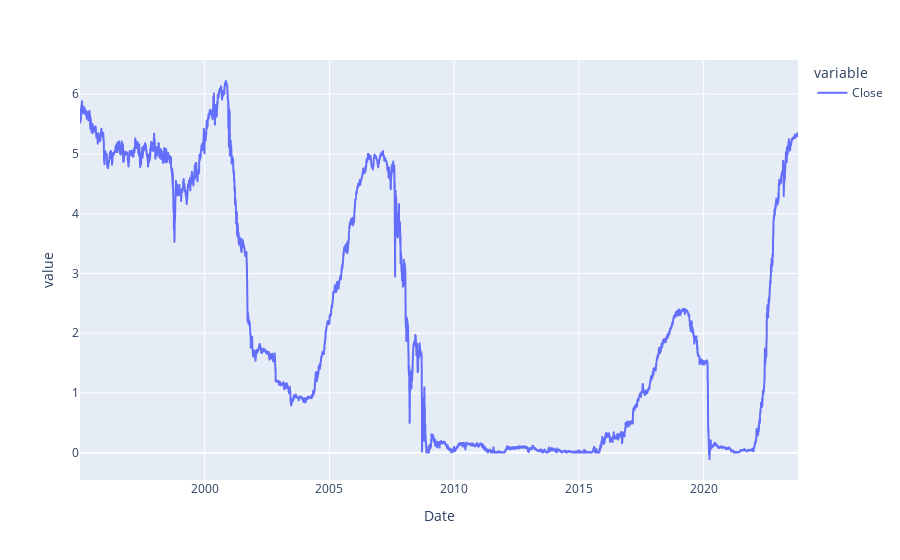

Notebook cell for this chart:
### Code cell
IRX = yf.Ticker('^IRX')
IRX_hist = IRX.history(start=start_date)['Close'].reset_index()
px.line(IRX.history(start=start_date)['Close'])

### Figure 1 — Plotly figure (JSON) as saved in the notebook; plotly's stock layout.template omitted (floating-point values rounded to 4 significant figures; data arrays with more than 128 entries replaced by an {"elided": "..."} marker saying what was removed)
{"data": [{"hovertemplate": "variable=Close<br>Date=%{x}<br>value=%{y}<extra></extra>", "legendgroup": "Close", "line": {"color": "#636efa", "dash": "solid"}, "marker": {"symbol": "circle"}, "mode": "lines", "name": "Close", "showlegend": true, "type": "scattergl", "x": {"elided": "7228 str values"}, "xaxis": "x", "y": {"elided": "7228 float values"}, "yaxis": "y"}], "layout": {"legend": {"title": {"text": "variable"}, "tracegroupgap": 0}, "margin": {"t": 60}, "xaxis": {"anchor": "y", "domain": [0, 1], "title": {"text": "Date"}}, "yaxis": {"anchor": "x", "domain": [0, 1], "title": {"text": "value"}}}}
